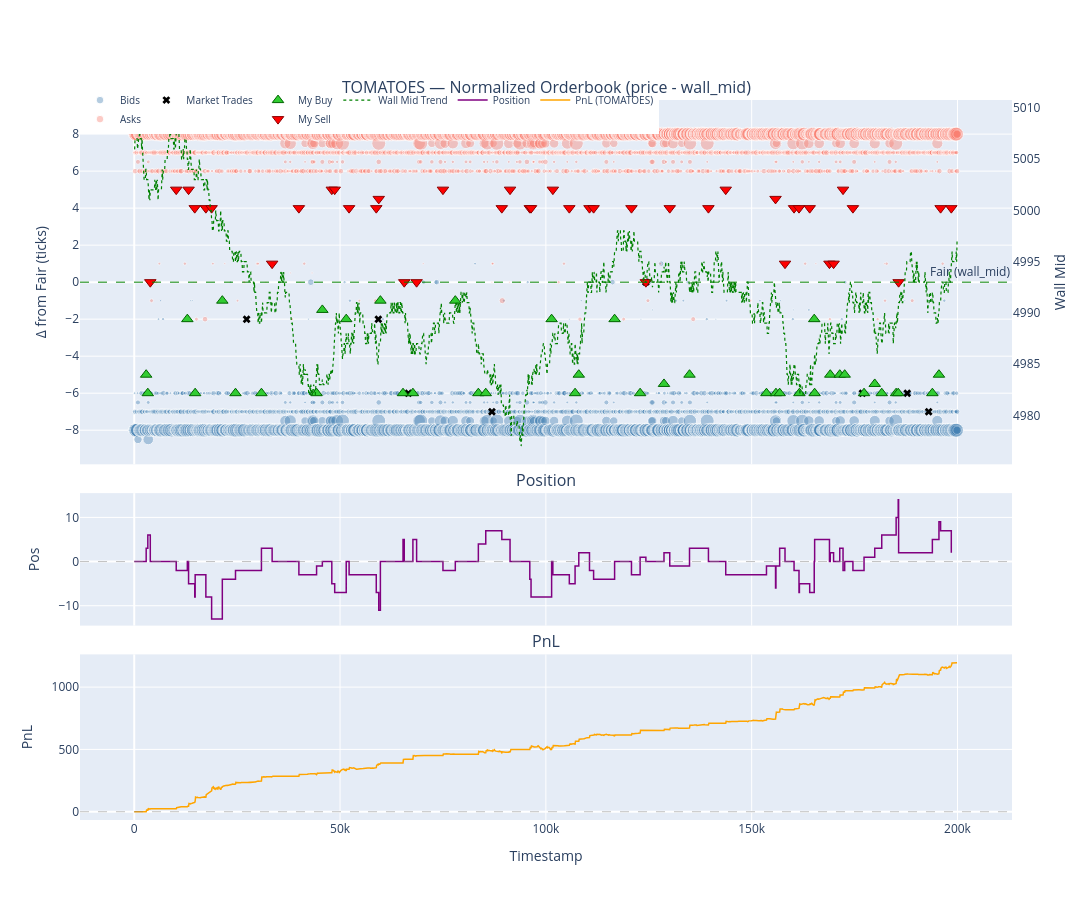

Write notebook code for a chart like this one.
### Markdown cell above
### TOMATOES — Normalized View (去 wall_mid 漂移)

把所有价格减去成交时刻的 wall_mid，去除漂移后观察：
- 挂单 / 成交是否稳定落在 `± 7, ± 6, ± 1~2, 0` 等标准档位
- 我方成交相对 fair 的分布：buy 应该在 ≤ 0 的位置，sell 应该在 ≥ 0 的位置
- 负 edge 的成交会立刻暴露（buy 在 > 0 或 sell 在 < 0）

参考 [utils/viz.py](utils/viz.py) 中的 `plot_normalized_orderbook`，保留所有元素（bids / asks / market trades / my buys / my sells）+ 叠加仓位 / PnL 两行子图。

### Code cell
def plot_review_normalized(product: str) -> go.Figure:
    """和 plot_review 一样的三行布局，但 Row 1 使用 price - wall_mid（去漂移）。"""

    fig = make_subplots(
        rows=3, cols=1,
        shared_xaxes=True,
        vertical_spacing=0.04,
        row_heights=[0.55, 0.2, 0.25],
        subplot_titles=[
            f"{product} — Normalized Orderbook (price - wall_mid)",
            "Position",
            "PnL",
        ],
    )

    # ===== Row 1: 去漂移 Orderbook =====
    wm = wall_mid_df.filter(pl.col("product") == product).select(["timestamp", "product", "wall_mid"])

    # 挂单 - wall_mid
    ob_p = (
        ob_long.filter(pl.col("product") == product)
        .join(wm, on=["timestamp", "product"], how="left")
        .filter(pl.col("wall_mid").is_not_null())
        .with_columns((pl.col("price") - pl.col("wall_mid")).alias("norm_price"))
    )
    max_vol = ob_p["volume"].max() or 1

    bids = ob_p.filter(pl.col("side") == "bid")
    fig.add_trace(go.Scatter(
        x=bids["timestamp"].to_list(), y=bids["norm_price"].to_list(),
        mode="markers",
        marker=dict(color="steelblue", size=[max(2, v / max_vol * 14) for v in bids["volume"].to_list()], opacity=0.4),
        name="Bids", legendgroup="ob",
        customdata=bids["volume"].to_list(),
        hovertemplate="t=%{x}<br>Δ=%{y}<br>v=%{customdata}<extra>Bid</extra>",
    ), row=1, col=1)

    asks = ob_p.filter(pl.col("side") == "ask")
    fig.add_trace(go.Scatter(
        x=asks["timestamp"].to_list(), y=asks["norm_price"].to_list(),
        mode="markers",
        marker=dict(color="salmon", size=[max(2, v / max_vol * 14) for v in asks["volume"].to_list()], opacity=0.4),
        name="Asks", legendgroup="ob",
        customdata=asks["volume"].to_list(),
        hovertemplate="t=%{x}<br>Δ=%{y}<br>v=%{customdata}<extra>Ask</extra>",
    ), row=1, col=1)

    # Fair 基准线 (y=0)
    fig.add_hline(y=0, line_color="green", line_dash="dash", line_width=1, row=1, col=1,
                  annotation_text="Fair (wall_mid)")

    # 市场成交
    mt = (
        mkt_trades.filter(pl.col("product") == product)
        .join(wm, on=["timestamp", "product"], how="left")
        .filter(pl.col("wall_mid").is_not_null())
        .with_columns((pl.col("price") - pl.col("wall_mid")).alias("norm_price"))
    )
    if mt.height > 0:
        fig.add_trace(go.Scatter(
            x=mt["timestamp"].to_list(), y=mt["norm_price"].to_list(),
            mode="markers", marker=dict(color="black", symbol="x", size=7),
            name="Market Trades", legendgroup="mkt",
            customdata=mt["quantity"].to_list(),
            hovertemplate="t=%{x}<br>Δ=%{y}<br>qty=%{customdata}<extra>Mkt</extra>",
        ), row=1, col=1)

    # 我方买入 / 卖出（用 my_with_wm 里已算好的 fair 作为参照，避免 wall_mid 找不到 timestamp）
    my_p = my_with_wm.filter(pl.col("product") == product).with_columns(
        (pl.col("price") - pl.col("fair")).alias("norm_price")
    )

    my_buys = my_p.filter(pl.col("trade_type") == "my_buy")
    if my_buys.height > 0:
        fig.add_trace(go.Scatter(
            x=my_buys["timestamp"].to_list(), y=my_buys["norm_price"].to_list(),
            mode="markers",
            marker=dict(color="limegreen", symbol="triangle-up", size=10, line=dict(width=1, color="darkgreen")),
            name="My Buy", legendgroup="my",
            customdata=list(zip(my_buys["quantity"].to_list(), my_buys["price"].to_list(), my_buys["edge"].to_list())),
            hovertemplate="t=%{x}<br>Δ=%{y}<br>qty=%{customdata[0]}<br>px=%{customdata[1]}<br>edge=%{customdata[2]}<extra>My Buy</extra>",
        ), row=1, col=1)

    my_sells = my_p.filter(pl.col("trade_type") == "my_sell")
    if my_sells.height > 0:
        fig.add_trace(go.Scatter(
            x=my_sells["timestamp"].to_list(), y=my_sells["norm_price"].to_list(),
            mode="markers",
            marker=dict(color="red", symbol="triangle-down", size=10, line=dict(width=1, color="darkred")),
            name="My Sell", legendgroup="my",
            customdata=list(zip(my_sells["quantity"].to_list(), my_sells["price"].to_list(), my_sells["edge"].to_list())),
            hovertemplate="t=%{x}<br>Δ=%{y}<br>qty=%{customdata[0]}<br>px=%{customdata[1]}<br>edge=%{customdata[2]}<extra>My Sell</extra>",
        ), row=1, col=1)

    # 右侧副轴：wall_mid 趋势，用于观察价格漂移
    wm_sorted = wm.sort("timestamp")
    fig.add_trace(go.Scatter(
        x=wm_sorted["timestamp"].to_list(), y=wm_sorted["wall_mid"].to_list(),
        mode="lines", line=dict(color="green", width=1.2, dash="dot"),
        name="Wall Mid Trend", legendgroup="wm",
        yaxis="y4",
        hovertemplate="t=%{x}<br>wm=%{y}<extra></extra>",
    ))

    # ===== Row 2: 仓位 =====
    pos_p = position_df.filter(pl.col("product") == product).sort("timestamp")
    fig.add_trace(go.Scatter(
        x=pos_p["timestamp"].to_list(), y=pos_p["position"].to_list(),
        mode="lines", line=dict(color="purple", width=1.5, shape="hv"),
        name="Position", legendgroup="pos",
        hovertemplate="t=%{x}<br>pos=%{y}<extra></extra>",
    ), row=2, col=1)
    fig.add_hline(y=0, line_dash="dash", line_color="gray", line_width=0.5, row=2, col=1)

    # ===== Row 3: PnL =====
    pnl_p = pnl_by_product.filter(pl.col("product") == product).sort("timestamp")
    fig.add_trace(go.Scatter(
        x=pnl_p["timestamp"].to_list(), y=pnl_p["profit_and_loss"].to_list(),
        mode="lines", line=dict(color="orange", width=1.5),
        name=f"PnL ({product})", legendgroup="pnl",
        hovertemplate="t=%{x}<br>PnL=%{y:.1f}<extra></extra>",
    ), row=3, col=1)
    fig.add_hline(y=0, line_dash="dash", line_color="gray", line_width=0.5, row=3, col=1)

    # 配置副轴 (wall mid trend)
    fig.update_layout(
        yaxis4=dict(
            overlaying="y", side="right", title="Wall Mid",
            showgrid=False, anchor="x",
        ),
        height=900, width=1200,
        legend=dict(orientation="h", y=1.02, x=0, font=dict(size=10)),
        hovermode="x unified",
    )
    fig.update_xaxes(title_text="Timestamp", row=3, col=1)
    fig.update_yaxes(title_text="Δ from Fair (ticks)", row=1, col=1)
    fig.update_yaxes(title_text="Pos", row=2, col=1)
    fig.update_yaxes(title_text="PnL", row=3, col=1)

    return fig


fig = plot_review_normalized("TOMATOES")
fig.show()

### Figure 1 — Plotly figure (JSON) as saved in the notebook; plotly's stock layout.template omitted (floating-point values rounded to 4 significant figures; data arrays with more than 128 entries replaced by an {"elided": "..."} marker saying what was removed)
{"data": [{"customdata": {"elided": "4058 int values"}, "hovertemplate": "t=%{x}<br>Δ=%{y}<br>v=%{customdata}<extra>Bid</extra>", "legendgroup": "ob", "marker": {"color": "steelblue", "opacity": 0.4, "size": {"elided": "4058 float values"}}, "mode": "markers", "name": "Bids", "type": "scatter", "x": {"elided": "4058 int values"}, "xaxis": "x", "y": {"elided": "4058 float values"}, "yaxis": "y"}, {"customdata": {"elided": "4067 int values"}, "hovertemplate": "t=%{x}<br>Δ=%{y}<br>v=%{customdata}<extra>Ask</extra>", "legendgroup": "ob", "marker": {"color": "salmon", "opacity": 0.4, "size": {"elided": "4067 float values"}}, "mode": "markers", "name": "Asks", "type": "scatter", "x": {"elided": "4067 int values"}, "xaxis": "x", "y": {"elided": "4067 float values"}, "yaxis": "y"}, {"customdata": [5, 2, 5, 4, 2, 4, 2, 5], "hovertemplate": "t=%{x}<br>Δ=%{y}<br>qty=%{customdata}<extra>Mkt</extra>", "legendgroup": "mkt", "marker": {"color": "black", "size": 7, "symbol": "x"}, "mode": "markers", "name": "Market Trades", "type": "scatter", "x": [27300, 59300, 66600, 86900, 124300, 176900, 187800, 193000], "xaxis": "x", "y": [-2, -2, -6, -7, 0, -6, -6, -7], "yaxis": "y"}, {"customdata": [[3, 4999, 5], [3, 4997, 6], [2, 5003, 2], [5, 4997, 6], [9, 4997, 1], [2, 4989, 6], [5, 4983, 6], [2, 4979, 6], [1, 4982, 1.5], [7, 4986, 2], [11, 4986, 1], [5, 4984, 6], [5, 4981, 6], [2, 4990, 1], [4, 4981, 6], [3, 4978, 6], [8, 4985, 2], [4, 4981, 6], [3, 4981, 5], [4, 4994, 2], [4, 4990, 6], [2, 4989, 5.5], [4, 4987, 5], [2, 4983, 6], [5, 4985, 6], [4, 4984, 6], [2, 4977, 6], [7, 4983, 2], [5, 4980, 6], [2, 4983, 5], [3, 4983, 5], [2, 4983, 5], [3, 4985, 6], [2, 4983, 5.5], [3, 4981, 6], [4, 4983, 6], [4, 4985, 6], [3, 4986, 6], [4, 4985, 5]], "hovertemplate": "t=%{x}<br>Δ=%{y}<br>qty=%{customdata[0]}<br>px=%{customdata[1]}<br>edge=%{customdata[2]}<extra>My Buy</extra>", "legendgroup": "my", "marker": {"color": "limegreen", "line": {"color": "darkgreen", "width": 1}, "size": 10, "symbol": "triangle-up"}, "mode": "markers", "name": "My Buy", "type": "scatter", "x": [2900, 3300, 12900, 14800, 21400, 24600, 30900, 44300, 45700, 51500, 59800, 65300, 67700, 78000, 83600, 85400, 101400, 107100, 108000, 116700, 122900, 128700, 134900, 153600, 155900, 156800, 161600, 165200, 165300, 169100, 171400, 172600, 177300, 179900, 181600, 185100, 185600, 193900, 195500], "xaxis": "x", "y": [-5, -6, -2, -6, -1, -6, -6, -6, -1.5, -2, -1, -6, -6, -1, -6, -6, -2, -6, -5, -2, -6, -5.5, -5, -6, -6, -6, -6, -2, -6, -5, -5, -5, -6, -5.5, -6, -6, -6, -6, -5], "yaxis": "y"}, {"customdata": [[6, 5002, 0], [2, 5013, 5], [5, 5009, 5], [3, 5007, 4], [5, 5007, 4], [5, 5003, 4], [3, 4992, 1], [3, 4989, 4], [5, 4989, 5], [2, 4993, 5], [3, 4991, 4], [4, 4991, 4], [4, 4990, 4.5], [5, 4990, 0], [5, 4987, 0], [2, 4995, 5], [2, 4985, 4], [5, 4985, 5], [4, 4987, 4], [4, 4987, 4], [3, 4993, 5], [2, 4991, 4], [4, 4997, 4], [2, 4997, 4], [3, 5001, 4], [1, 4993, 0], [3, 4997, 4], [3, 4998, 4], [3, 4997, 5], [5, 4996, 4.5], [3, 4988, 1], [2, 4989, 4], [5, 4987, 4], [2, 4987, 4], [5, 4988, 1], [2, 4988, 1], [5, 4993, 5], [2, 4995, 4], [12, 4991, 0], [2, 4995, 4], [5, 4999, 4]], "hovertemplate": "t=%{x}<br>Δ=%{y}<br>qty=%{customdata[0]}<br>px=%{customdata[1]}<br>edge=%{customdata[2]}<extra>My Sell</extra>", "legendgroup": "my", "marker": {"color": "red", "line": {"color": "darkred", "width": 1}, "size": 10, "symbol": "triangle-down"}, "mode": "markers", "name": "My Sell", "type": "scatter", "x": [3900, 10200, 13200, 14700, 17400, 18800, 33500, 40000, 48000, 48700, 52200, 58800, 59400, 65600, 68600, 75000, 89300, 91300, 96100, 96400, 101700, 105700, 110600, 111600, 120800, 124300, 130100, 139500, 143700, 155800, 158100, 160300, 161500, 164100, 168900, 169900, 172200, 174600, 185700, 195900, 198500], "xaxis": "x", "y": [0, 5, 5, 4, 4, 4, 1, 4, 5, 5, 4, 4, 4.5, 0, 0, 5, 4, 5, 4, 4, 5, 4, 4, 4, 4, 0, 4, 4, 5, 4.5, 1, 4, 4, 4, 1, 1, 5, 4, 0, 4, 4], "yaxis": "y"}, {"hovertemplate": "t=%{x}<br>wm=%{y}<extra></extra>", "legendgroup": "wm", "line": {"color": "green", "dash": "dot", "width": 1.2}, "mode": "lines", "name": "Wall Mid Trend", "type": "scatter", "x": {"elided": "2000 int values"}, "y": {"elided": "2000 float values"}, "yaxis": "y4"}, {"hovertemplate": "t=%{x}<br>pos=%{y}<extra></extra>", "legendgroup": "pos", "line": {"color": "purple", "shape": "hv", "width": 1.5}, "mode": "lines", "name": "Position", "type": "scatter", "x": [0, 2900, 3300, 3900, 10200, 12900, 13200, 14700, 14800, 17400, 18800, 21400, 24600, 30900, 33500, 40000, 44300, 45700, 48000, 48700, 51500, 52200, 58800, 59400, 59800, 65300, 65600, 67700, 68600, 75000, 78000, 83600, 85400, 89300, 91300, 96100, 96400, 101400, 101700, 105700, 107100, 108000, 110600, 111600, 116700, 120800, 122900, 124300, 128700, 130100, 134900, 139500, 143700, 153600, 155800, 155900, 156800, 158100, 160300, 161500, 161600, 164100, 165200, 165300, 168900, 169100, 169900, 171400, 172200, 172600, 174600, 177300, 179900, 181600, 185100, 185600, 185700, 193900, 195500, 195900, 198500], "xaxis": "x2", "y": [0, 3, 6, 0, -2, 0, -5, -8, -3, -8, -13, -4, -2, 3, 0, -3, -1, 0, -5, -7, 0, -3, -7, -11, 0, 5, 0, 5, 0, -2, 0, 4, 7, 5, 0, -4, -8, 0, -3, -5, -1, 2, -2, -4, 0, -3, 1, 0, 2, -1, 3, 0, -3, -1, -6, -1, 3, 0, -2, -7, -5, -7, 0, 5, 0, 2, 0, 3, -2, 0, -2, 1, 3, 6, 10, 14, 2, 5, 9, 7, 2], "yaxis": "y2"}, {"hovertemplate": "t=%{x}<br>PnL=%{y:.1f}<extra></extra>", "legendgroup": "pnl", "line": {"color": "orange", "width": 1.5}, "mode": "lines", "name": "PnL (TOMATOES)", "type": "scatter", "x": {"elided": "2000 int values"}, "xaxis": "x3", "y": {"elided": "2000 float values"}, "yaxis": "y3"}], "layout": {"annotations": [{"font": {"size": 16}, "showarrow": false, "text": "TOMATOES — Normalized Orderbook (price - wall_mid)", "x": 0.5, "xanchor": "center", "xref": "paper", "y": 1, "yanchor": "bottom", "yref": "paper"}, {"font": {"size": 16}, "showarrow": false, "text": "Position", "x": 0.5, "xanchor": "center", "xref": "paper", "y": 0.454, "yanchor": "bottom", "yref": "paper"}, {"font": {"size": 16}, "showarrow": false, "text": "PnL", "x": 0.5, "xanchor": "center", "xref": "paper", "y": 0.23, "yanchor": "bottom", "yref": "paper"}, {"showarrow": false, "text": "Fair (wall_mid)", "x": 1, "xanchor": "right", "xref": "x domain", "y": 0, "yanchor": "bottom", "yref": "y"}], "height": 900, "hovermode": "x unified", "legend": {"font": {"size": 10}, "orientation": "h", "x": 0, "y": 1.02}, "shapes": [{"line": {"color": "green", "dash": "dash", "width": 1}, "type": "line", "x0": 0, "x1": 1, "xref": "x domain", "y0": 0, "y1": 0, "yref": "y"}, {"line": {"color": "gray", "dash": "dash", "width": 0.5}, "type": "line", "x0": 0, "x1": 1, "xref": "x2 domain", "y0": 0, "y1": 0, "yref": "y2"}, {"line": {"color": "gray", "dash": "dash", "width": 0.5}, "type": "line", "x0": 0, "x1": 1, "xref": "x3 domain", "y0": 0, "y1": 0, "yref": "y3"}], "width": 1200, "xaxis": {"anchor": "y", "domain": [0, 1], "matches": "x3", "showticklabels": false}, "xaxis2": {"anchor": "y2", "domain": [0, 1], "matches": "x3", "showticklabels": false}, "xaxis3": {"anchor": "y3", "domain": [0, 1], "title": {"text": "Timestamp"}}, "yaxis": {"anchor": "x", "domain": [0.494, 1], "title": {"text": "Δ from Fair (ticks)"}}, "yaxis2": {"anchor": "x2", "domain": [0.27, 0.454], "title": {"text": "Pos"}}, "yaxis3": {"anchor": "x3", "domain": [0, 0.23], "title": {"text": "PnL"}}, "yaxis4": {"anchor": "x", "overlaying": "y", "showgrid": false, "side": "right", "title": {"text": "Wall Mid"}}}}
